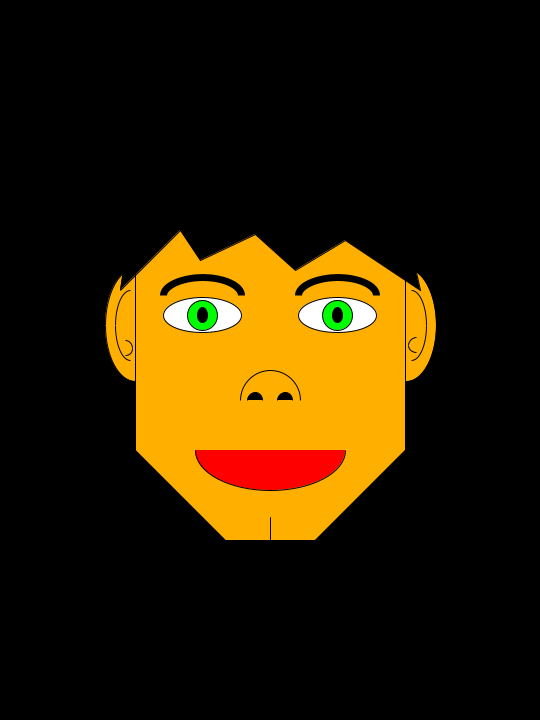
Frame 1 (no input)
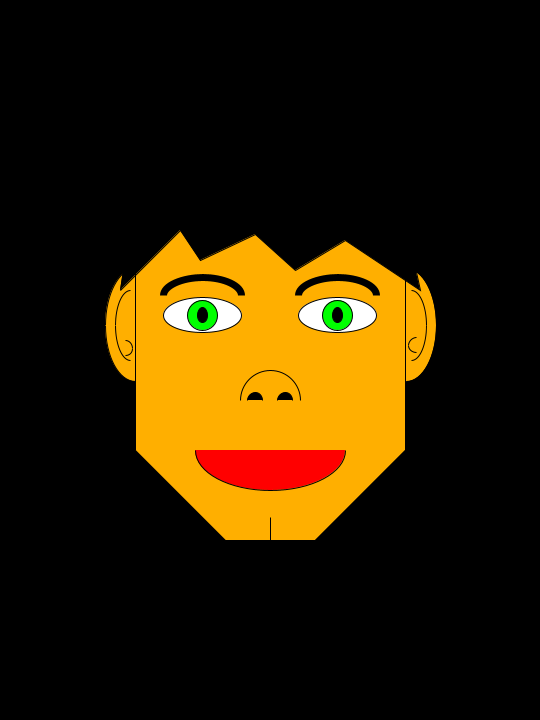
Frame 60 (the mouse pressed at the canvas centre just before this capture)
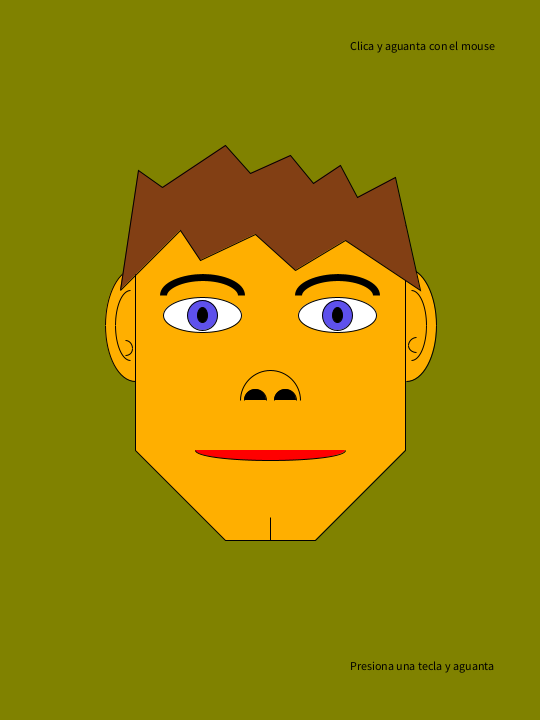
Frame 120 (the mouse held since frame 60 and released just before this capture)

The Processing sketch that drew these frames (run headless with seeded random() and noise(); from frame 60 on, the mouse is pressed at the canvas centre):

// Processing sketch: processing_119681
// ── processing_119681.pde

//Nicolás Montes Vázquez

int colorOjo=color(0,255,0);
int narizIzquierdaX=255;
int narizIzquierdaY=400;
int narizDerechaX=285;
int narizDerechaY=400;
int tamanoNariz=15;
boolean lanzador=false;
int movimientoNariz = 1;
int alturaBoca=80;
boolean lanzador2=false;
int alturaOrejas=325;
int alturaCejas=295;
int movimientoOrejas=1;
int movimientoCejas=1;
int colorPelo=color(0,0,0);
void setup() {
  size(540, 720);
}
 
void draw() {
  background((mouseX/2.1),(mouseY/2.75),0);

  //Esto es la cara
  fill(#FFAF00);
  stroke(#000000);
  beginShape();
  vertex(135, 225);
  vertex(405, 225);
  vertex(405, 450);
  vertex(315, 540);
  vertex(225, 540);
  vertex(135, 450);
  vertex(135, 225);
  endShape();
  line(270, 540, 270, 517.5);
     
  //Estos son los ojos, izquierdo primero, derecho segundo
  stroke(#000000);
  fill(#FFFFFF);
  ellipse(202.5, 315, 78.75, 35);
  ellipse(337.5, 315, 78.75, 35);
 
  //Esta sección es el interior de los ojos
  fill(colorOjo);
  //Esto es el iris, izquierdo primero, derecho segundo
  ellipse(202.5, 315, 30, 30);
  ellipse(337.5, 315, 30, 30);
  
  //Color Aleatorio de los ojos
  if(lanzador==true){
    colorOjo=color(random(0,255),random(0,255),random(0,255));
  }else{
    colorOjo=color(0,255,0);
  }
  
  //Esto es la pupila, izquierda primera, derecha segunda
  fill(#000000); 
  ellipse(202.5, 315, 10, 15);
  ellipse(337.5, 315, 10, 15);
 
  
  //Esta sección son las cejas
  stroke(#000000);
  noFill();
  strokeWeight(7); //Cambiar tamaño grosor borde
  strokeCap(SQUARE); //Redondear las esquinas del borde
  //Ceja izquierda, primero parte izquierda, despues derecha
  arc(202, alturaCejas, 78.75, 35, TWO_PI-PI/2, TWO_PI);
  arc(203, alturaCejas, 78.75, 35, PI, TWO_PI-PI/2);
  //Ceja derecha, primero parte izquierda, despues derecha
  arc(337, alturaCejas, 78.75, 35, TWO_PI-PI/2, TWO_PI);
  arc(338, alturaCejas, 78.75, 35, PI, TWO_PI-PI/2);
  strokeWeight(1); //Cambiar tamaño grosor borde
   
   
  //Esta sección es la boca
  fill(#FF0000);
  arc(270, 450, 150, alturaBoca, 0, PI);
  
  //Cerrar la boca
  if(alturaBoca>0&&lanzador==true){
    alturaBoca=alturaBoca-1;  
  }else if (alturaBoca<80){
    alturaBoca=alturaBoca+1;
  }
  
 
  /*Esta sección es la nariz, primera linia la
  nariz entera, segunda y tercera linia los agujeros*/
  fill(#FFAF00);
  arc(270, 400, 60, 60, TWO_PI-PI, TWO_PI);
  frameRate(15); 
  fill(#000000);
  arc(narizIzquierdaX, narizIzquierdaY, tamanoNariz, tamanoNariz, TWO_PI-PI, TWO_PI);
  arc(narizDerechaX, narizDerechaY, tamanoNariz, tamanoNariz, TWO_PI-PI, TWO_PI);
  
  //Movimiento de la Nariz
  if(lanzador==true){
  tamanoNariz=tamanoNariz+movimientoNariz;
  }
  if(tamanoNariz >25&&lanzador==true) {
    movimientoNariz = -movimientoNariz ;
  } else if (tamanoNariz <= 15) {
    movimientoNariz = + 1;
  }
  

  
  //Esta sección son las orejas
  fill(#FFAF00);
  //Oreja izquierda, parte de arriba
  arc(135, alturaOrejas, 60, 112.5, PI, TWO_PI-PI/2); 
  //Oreja izquierda, parte de abajo
  arc(135, alturaOrejas, 60, 112.5, PI/2, PI);
  //Oreja derecha, parte de arriba
  arc(406, alturaOrejas, 60, 112.5, TWO_PI-PI/2, TWO_PI);
  //Oreja derecha, parte de abajo 
  arc(406, alturaOrejas, 60, 112.5, 0, PI/2);
  
  /*Esto son las lineas de las orejas,
  primero las de la izquierda y despues las de la derecha*/
  arc(130, alturaOrejas, 30, 70, PI, TWO_PI-PI/2); 
  arc(130, alturaOrejas, 30, 70, PI/2, PI);
  arc(125, alturaOrejas+23, 15, 15, TWO_PI-PI/2, TWO_PI);
  arc(125, alturaOrejas+23, 15, 15, 0, PI/2);
 
  arc(411, alturaOrejas, 30, 70, TWO_PI-PI/2, TWO_PI);
  arc(411, alturaOrejas, 30, 70, 0, PI/2); 
  arc(416, alturaOrejas+20, 15, 15, PI, TWO_PI-PI/2);
  arc(416, alturaOrejas+20, 15, 15, PI/2, PI);
   
  
  
 //Esta sección es el pelo
  fill(colorPelo);
  beginShape();
  vertex(120, 290);
  vertex(138, 170);
  vertex(162, 187);
  vertex(225, 145);
  vertex(250, 173);
  vertex(290, 155);
  vertex(313, 183);
  vertex(340, 165);
  vertex(357, 197);
  vertex(395, 177);
  vertex(420, 290);
  vertex(345, 240);
  vertex(295, 270);
  vertex(255, 234);
  vertex(200, 260);
  vertex(180, 230);
  vertex(120, 290);
  endShape();
  
  //Color pelo aleatorio
  if(lanzador==true){
    colorPelo=color(random(0,255),random(0,255),random(0,255));
  }else{
    colorPelo=color(0,0,0);    
  }
  
  //Movimiento de las Orejas
  if(lanzador2==true){
  alturaOrejas=alturaOrejas+movimientoOrejas;
  }
  if(alturaOrejas>340&&lanzador2==true) {
    movimientoOrejas = -(movimientoOrejas) ;
  } else if (alturaOrejas <= 315) {
    movimientoOrejas = + 1;
  }
  
  //Movimiento de las Cejas
  if(lanzador2==true){
    alturaCejas=alturaCejas+movimientoCejas;
  }
  if(alturaCejas>310&&lanzador2==true) {
    movimientoCejas = -(movimientoCejas) ;
  } else if (alturaCejas <= 285) {
    movimientoCejas = + 1;
  }
  
  
  //Texto mostrado por pantalla
  fill(0,0,0);
  text("Clica y aguanta con el mouse",350,50);
  text("Presiona una tecla y aguanta",350,670);
}

void keyPressed(){
lanzador2=true;
}

void keyReleased(){
lanzador2=false;
}


void mousePressed(){
  lanzador=true;
}
void mouseReleased(){
  colorOjo=color(0,0,255);
  lanzador=false;
}
